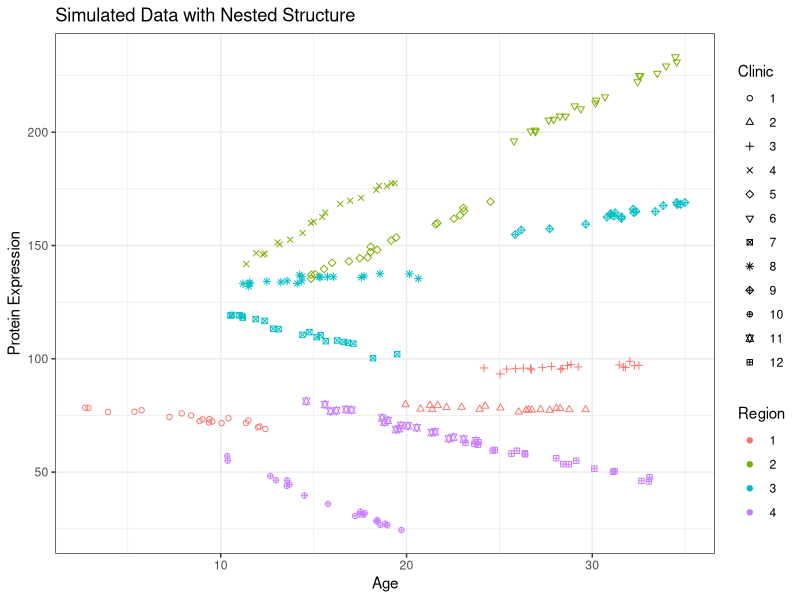

Write the R code that produced this figure.
## ---- chunk 1
library(tidyverse)
library(ggplot2)
library(lme4)
## ---- chunk 2
simulate_gene_expression <- function(Nsubj = 4, n=10, Gslope = 2, slope=-4, Gint = 100, xm=30, xmsd=5, xsd=2, esd=2) {
  xmean <- rnorm(Nsubj, mean = xm, sd = xmsd)
  
data.frame(subject= rep(as.character(1:Nsubj), each = n),
           xmean = rep(xmean, each = n)) |>
           mutate(xd = rnorm(Nsubj * n, mean = 0, sd = xsd), x=xmean+xd, y = Gint + Gslope * xmean + slope * xd + rnorm(Nsubj * n, sd = esd))
  
}
set.seed(3431)
df <- simulate_gene_expression(xmsd=10, Gslope=2, slope=-2, xsd=5, esd=8) |> rename(group=subject, age=x, conc=y)
## ---- chunk 3
simulate_grouped_trend_nested <- function(region_count = 3, clinics_per_region = 5, measurements_per_clinic = 10,
                                                         global_slope = -10, global_intercept = 30, 
                                                         region_effects = c(), region_slopes = c(),
                                                         clinic_effects = list(), clinic_slopes = list()) {
  set.seed(123) # Setting a seed for reproducibility
  
  # Initialize an empty data frame to store the simulated data
  data <- data.frame(x = numeric(), y = numeric(), clinic = integer(), region = integer())

  clinic_id_counter = 1 # Initialize a counter for clinic IDs across regions
  
  # Loop to create data for each region
  for (region in 1:region_count) {
    # Use the specific region effect and slope
    region_effect_adj = region_effects[region]
    region_slope_adj = region_slopes[region]
    
    # Loop to create data for each clinic within a region
    for (clinic in 1:clinics_per_region) {
      x_start = runif(1, min = 0, max = 10) + 10 * (clinic - 1) # More continuous x values across clinics
      x = runif(measurements_per_clinic, min = x_start, max = x_start + 10) # Continuous x for measurements
      
      # Use the specific clinic effect and slope
      clinic_effect = clinic_effects[[region]][clinic]
      clinic_slope = clinic_slopes[[region]][clinic]
      
      # Simulate measurements for each clinic
      for (i in 1:measurements_per_clinic) {
        # Model y incorporating both global and specific slopes and effects
        y = (global_intercept + region_effect_adj + clinic_effect) + 
            (global_slope + region_slope_adj + clinic_slope) * x[i] + 
            rnorm(1, mean = 0, sd = 1) # Assuming measurement_noise_sd is constant for simplicity
        
        # Combine this measurement with the overall dataset
        data = rbind(data, data.frame(x = x[i], y = y, clinic = clinic_id_counter, region = region))
      }
      
      clinic_id_counter <- clinic_id_counter + 1 # Increment clinic ID for unique identification across regions
    }
  }
  
  return(data)
}




set.seed(10)
data_int_nested<-simulate_grouped_trend_nested(region_count = 4,
                                               clinics_per_region = 3,
                                               measurements_per_clinic = 20,
                                               global_slope = 0,global_intercept = 100,
                                               region_effects = rnorm(4,mean = 0,sd = 20),
                                               region_slopes=rnorm(4,mean = 0.1,sd = 2),
                                               clinic_effects = lapply(1:4,function(i){rnorm(3,mean = 0,sd = 10)}),
                                               clinic_slopes = lapply(1:4,function(i){rnorm(3,mean = 0.1,sd = 1)}))

data_int_nested |> 
  ggplot(aes(x = x, y = y, color = factor(region), shape = factor(clinic))) +
  geom_point() +
  labs(title = "Simulated Data with Nested Structure",
       x = "Age",
       y = "Protein Expression",
       color = "Region",
       shape = "Clinic") +
  scale_shape_manual(values=1:12) + theme_bw()
## ---- chunk 4
nested_model <- lmer(y ~ x + (1 | region/clinic), 
                     data = data_int_nested)
## ---- chunk 5
library(lme4)
nested_model <- lmer(y ~ x + (1 | region/clinic), data = data_int_nested)
summary(nested_model)
## ---- chunk 6
sleepall <- sleepstudy |> filter(Days>=2) |> mutate(Days=Days-2)
m1 <- lmer(Reaction ~ Days + (1 | Subject), data = sleepall)
summary(m1)
## ---- chunk 7
m2 <- lmer(Reaction ~ Days + (1 + Days | Subject), data = sleepall)
summary(m2)
## ---- chunk 8
anova(m1, m2, refit = FALSE)
## ---- chunk 9
sleepall <- sleepall |> mutate(sex=sample(c("M", "F"), nrow(sleepall), replace=TRUE))
## ---- chunk 10
m2 <- lmer(Reaction ~ Days + (1 + Days | Subject), data = sleepall)
m3 <- lmer(Reaction ~ Days + sex + (1 + Days | Subject), data = sleepall)
anova(m2, m3, refit=TRUE)
## ---- chunk 11
library(lmerTest)
mm <- lmer(conc ~ age + (1 | group), data = df)
summary(mm)
## ---- chunk 12
sleepall <- sleepstudy |> filter(Days>=2) |> mutate(Days=Days-2)
##Add sex
set.seed(123)
sleepall <- sleepall |> mutate(sex=sample(c("M", "F"), nrow(sleepall), replace=TRUE))
library(lmerTest)
lmsleep <- lm(Reaction ~ Days, data = sleepstudy)
mmsleep <- lmer(Reaction ~ Days + (1 + Days | Subject), data = sleepstudy)
summary(mmsleep)
